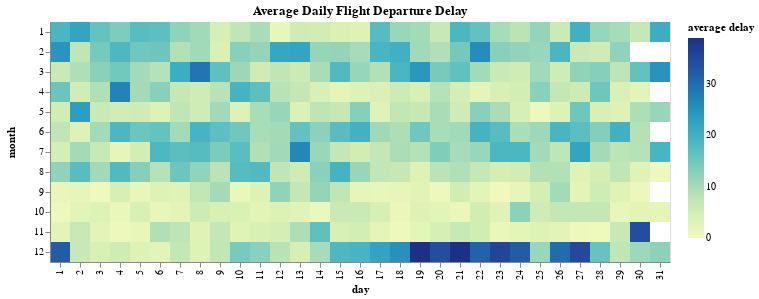

The specification (Vega-Lite) saved for this image:
### Vega specification from a JSON file in a GitHub repository (floating-point values rounded to 4 significant figures; data arrays with more than 128 entries replaced by an {"elided": "..."} marker saying what was removed)
{"$schema": "https://vega.github.io/schema/vega/v4.json", "autosize": "pad", "padding": 5, "title": {"text": "Average Daily Flight Departure Delay", "frame": "group"}, "style": "cell", "data": [{"name": "source_0", "values": {"elided": "366 records"}}], "signals": [{"name": "x_step", "value": 20}, {"name": "width", "update": "bandspace(domain('x').length, 0, 0) * x_step"}, {"name": "y_step", "value": 20}, {"name": "height", "update": "bandspace(domain('y').length, 0, 0) * y_step"}], "marks": [{"name": "marks", "type": "rect", "style": ["rect"], "from": {"data": "source_0"}, "encode": {"update": {"fill": [{"test": "datum[\"average_depdelay\"] === null || isNaN(datum[\"average_depdelay\"])", "value": null}, {"scale": "color", "field": "average_depdelay"}], "tooltip": {"signal": "{\"day\": ''+datum[\"flight_dayofmonth\"], \"month\": ''+datum[\"flight_month\"], \"average delay\": format(datum[\"average_depdelay\"], \"\")}"}, "x": {"scale": "x", "field": "flight_dayofmonth"}, "width": {"scale": "x", "band": true}, "y": {"scale": "y", "field": "flight_month"}, "height": {"scale": "y", "band": true}}}}], "scales": [{"name": "x", "type": "band", "domain": {"data": "source_0", "field": "flight_dayofmonth", "sort": true}, "range": {"step": {"signal": "x_step"}}, "paddingInner": 0, "paddingOuter": 0}, {"name": "y", "type": "band", "domain": {"data": "source_0", "field": "flight_month", "sort": true}, "range": {"step": {"signal": "y_step"}}, "paddingInner": 0, "paddingOuter": 0}, {"name": "color", "type": "sequential", "domain": {"data": "source_0", "field": "average_depdelay"}, "range": "heatmap", "zero": false}], "axes": [{"scale": "x", "orient": "bottom", "grid": false, "title": "day", "labelAlign": "right", "labelAngle": 270, "labelBaseline": "middle", "labelOverlap": true, "zindex": 1}, {"scale": "y", "orient": "left", "grid": false, "title": "month", "labelOverlap": true, "zindex": 1}], "legends": [{"title": "average delay", "fill": "color", "gradientLength": {"signal": "clamp(height, 64, 200)"}}], "config": {"axisY": {"minExtent": 30}}}
